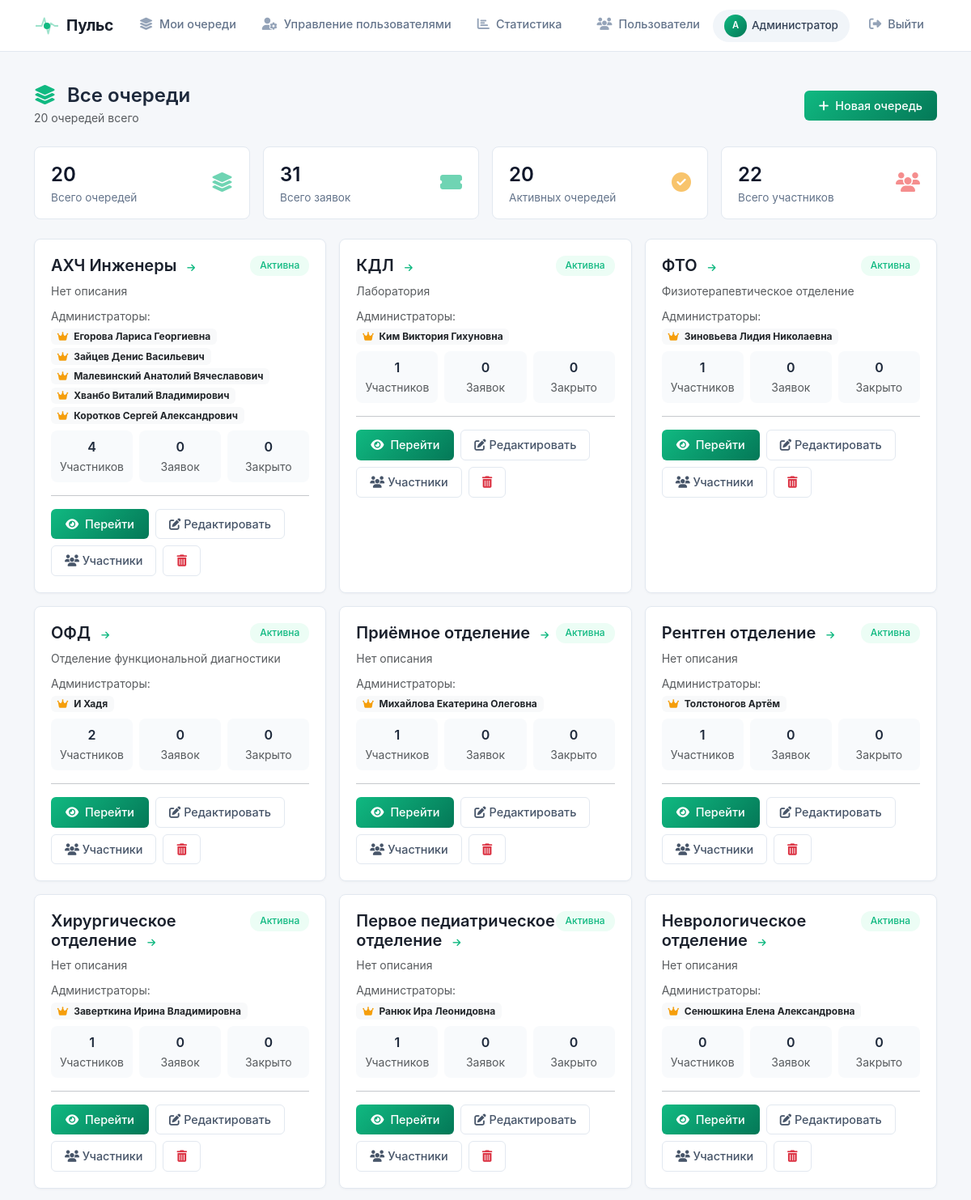
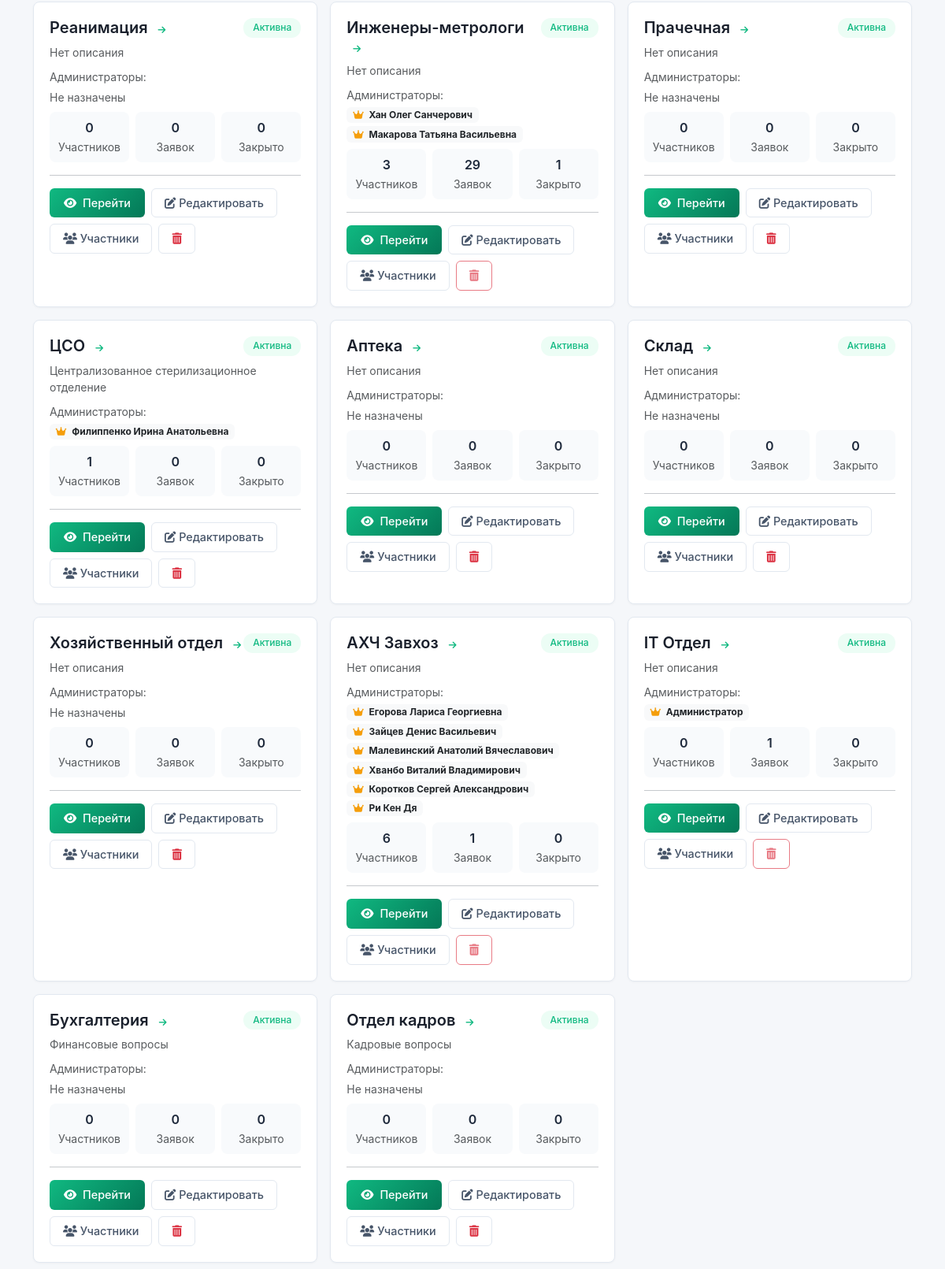
Page /my-queues (signed in) on the committed database (2 pictures, top to bottom).
### models.py (models this page shows, shortened)
class User(UserMixin, db.Model):
    id = db.Column(db.Integer, primary_key=True)
    username = db.Column(db.String(80), unique=True, nullable=False)
    password = db.Column(db.String(200), nullable=False)
    full_name = db.Column(db.String(300), nullable=True)
    email = db.Column(db.String(120), unique=True, nullable=False)
    phone = db.Column(db.String(20), nullable=True)
    department = db.Column(db.String(200), nullable=True)
    position = db.Column(db.String(200), nullable=True)
    office = db.Column(db.String(50), nullable=True)
    is_admin = db.Column(db.Boolean, default=False)
    created_at = db.Column(db.DateTime, default=datetime.now(tz))
    notify_email = db.Column(db.Boolean, default=True)
    queues = db.relationship('Queue', secondary='user_queue', back_populates='members')
    admin_queues = db.relationship('Queue', secondary='queue_admins', back_populates='admins')
    assigned_tickets = db.relationship('Ticket', secondary='ticket_assignees', back_populates='assignees')
    created_tickets = db.relationship('Ticket', foreign_keys='Ticket.created_by_id', backref='creator')
    allowed_queues = db.relationship(
        'Queue',
        secondary='queue_links',
        primaryjoin='Queue.id == queue_links.c.queue_from',
        secondaryjoin='Queue.id == queue_links.c.queue_to',
        backref='allowed_by_queues'
    )
    bookings = db.relationship('Booking', backref='user', lazy=True)

class Queue(db.Model):
    id = db.Column(db.Integer, primary_key=True)
    name = db.Column(db.String(100), nullable=False, unique=True)
    description = db.Column(db.Text, nullable=True)
    is_active = db.Column(db.Boolean, default=True)
    queue_type = db.Column(db.String(50), default='default')
    created_at = db.Column(db.DateTime, default=datetime.now(tz))
    created_by_id = db.Column(db.Integer, db.ForeignKey('user.id'))
    mail = db.Column(db.Text,default = None)
    admins = db.relationship('User', secondary='queue_admins', back_populates='admin_queues')
    members = db.relationship('User', secondary='user_queue', back_populates='queues')
    tickets = db.relationship('Ticket', backref='queue', lazy=True)
    cars = db.relationship('Car', backref='queue', lazy=True)
    created_by = db.relationship('User', foreign_keys=[created_by_id])

### core/my_queues.py (the view)
@my_q_bp.route('/my-queues')
@login_required
def my_queues():
    if not current_user.admin_queues and not current_user.is_admin:
        flash('У вас нет прав на просмотр этой страницы', 'danger')
        return redirect(url_for('index'))
    if current_user.is_admin:
        queues = Queue.query.order_by(Queue.created_at.desc()).all()
    else:
        queues = current_user.admin_queues
    users = User.query.all()
    queue_stats = []
    total_tickets = 0
    total_members = 0
    active_queues = 0
    total_queues = len(queues)
    for queue in queues:
        tickets_count = len(queue.tickets)
        members_count = len(queue.members)
        closed_count = len([t for t in queue.tickets if t.status == 'Закрыта'])
        queue_stats.append({
            'queue': queue,
            'tickets_count': tickets_count,
            'members_count': members_count,
            'closed_count': closed_count,
            'is_active': queue.is_active
        })
        total_tickets += tickets_count
        total_members += members_count
        if queue.is_active:
            active_queues += 1
    return render_template('my_queues.html',
                         queues=queues,
                         users=users,
                         queue_stats=queue_stats,
                         total_queues=total_queues,
                         total_tickets=total_tickets,
                         total_members=total_members,
                         active_queues=active_queues)

### templates/my_queues.html (shortened to what this page needs)
{% extends "base.html" %}
{% block content %}
<div class="d-flex justify-content-between align-items-center mb-4">
    <div>
        <h4 class="mb-0 fw-semibold">
            <i class="fas fa-layer-group me-2" style="color: var(--primary);"></i>
            {% if current_user.is_admin %}
                Все очереди
            {% else %}
                Мои очереди
            {% endif %}
        </h4>
        <span class="text-muted small">
            {% if current_user.is_admin %}
                {{ queues|length }} очередей всего
            {% else %}
                {{ queues|length }} очередей, где вы администратор
            {% endif %}
        </span>
    </div>
    {% if current_user.is_admin %}
        <a href="{{ url_for('queue_mgmt.admin_queue_create') }}" class="btn btn-primary-gradient">
            <i class="fas fa-plus me-1"></i> Новая очередь
        </a>
    {% endif %}
</div>
<div class="row g-3 mb-4">
    <div class="col-md-3">
        <div class="stat-card blue">
            <div class="d-flex justify-content-between align-items-center">
                <div>
                    <div class="stat-number">{{ total_queues }}</div>
                    <div class="stat-label">Всего очередей</div>
                </div>
                <div class="stat-icon"><i class="fas fa-layer-group"></i></div>
            </div>
        </div>
    </div>
    <div class="col-md-3">
        <div class="stat-card green">
            <div class="d-flex justify-content-between align-items-center">
                <div>
                    <div class="stat-number">{{ total_tickets }}</div>
                    <div class="stat-label">Всего заявок</div>
                </div>
                <div class="stat-icon"><i class="fas fa-ticket-alt"></i></div>
            </div>
        </div>
    </div>
    <div class="col-md-3">
        <div class="stat-card yellow">
            <div class="d-flex justify-content-between align-items-center">
                <div>
                    <div class="stat-number">{{ active_queues }}</div>
                    <div class="stat-label">Активных очередей</div>
                </div>
                <div class="stat-icon"><i class="fas fa-check-circle"></i></div>
            </div>
        </div>
    </div>
    <div class="col-md-3">
        <div class="stat-card red">
            <div class="d-flex justify-content-between align-items-center">
                <div>
                    <div class="stat-number">{{ total_members }}</div>
                    <div class="stat-label">Всего участников</div>
                </div>
                <div class="stat-icon"><i class="fas fa-users"></i></div>
            </div>
        </div>
    </div>
</div>
{% if queues %}
    <div class="row g-3">
        {% for stat in queue_stats %}
            {% set queue = stat.queue %}
            <div class="col-md-6 col-lg-4">
                <div class="card-modern h-100 {% if not queue.is_active %}opacity-50{% endif %} animate-fade-in">
                    <div class="card-body">
                        <div class="d-flex justify-content-between align-items-start mb-2">
                            <a href="{{ url_for('queue_detail.queue_detail', queue_id=queue.id) }}" class="text-decoration-none">
                                <h5 class="fw-semibold mb-0" style="color: #1a202c;">
                                    {{ queue.name }}
                                    <i class="fas fa-arrow-right ms-2" style="font-size: 0.7rem; color: var(--primary);"></i>
                                </h5>
                            </a>
                            <span class="badge-status {% if queue.is_active %}badge-status-new{% else %}badge-status-other{% endif %}">
                                {{ 'Активна' if queue.is_active else 'Неактивна' }}
                            </span>
                        </div>
                        <p class="text-muted small mb-2">
                            {{ queue.description or 'Нет описания' }}
                        </p>
                        <div class="mb-2">
                            <span class="text-muted small">Администраторы:</span>
                            <div class="d-flex flex-wrap gap-1 mt-1">
                                {% for admin in queue.admins %}
                                    <span class="badge bg-light text-dark border-0">
                                        <i class="fas fa-crown me-1" style="color: #f59e0b;"></i>
                                        {{ admin.full_name or admin.username }}
                                    </span>
                                {% else %}
                                    <span class="text-muted small">Не назначены</span>
                                {% endfor %}
                            </div>
                        </div>
                        <div class="row g-2 mb-3">
                            <div class="col-4">
                                <div class="p-2 bg-light-custom rounded-8 text-center">
                                    <div class="fw-semibold">{{ stat.members_count }}</div>
                                    <small class="text-muted">Участников</small>
                                </div>
                            </div>
                            <div class="col-4">
                                <div class="p-2 bg-light-custom rounded-8 text-center">
                                    <div class="fw-semibold">{{ stat.tickets_count }}</div>
                                    <small class="text-muted">Заявок</small>
                                </div>
                            </div>
                            <div class="col-4">
                                <div class="p-2 bg-light-custom rounded-8 text-center">
                                    <div class="fw-semibold">{{ stat.closed_count }}</div>
                                    <small class="text-muted">Закрыто</small>
                                </div>
                            </div>
                        </div>
                        <hr>
                        <div class="d-flex flex-wrap gap-2">
                            <a href="{{ url_for('queue_detail.queue_detail', queue_id=queue.id) }}" class="btn btn-primary-gradient btn-sm">
                                <i class="fas fa-eye me-1"></i> Перейти
                            </a>
                            {% if current_user.is_admin %}
                                <a href="{{ url_for('queue_mgmt.admin_queue_edit', queue_id=queue.id) }}" class="btn btn-outline-modern btn-sm">
                                    <i class="fas fa-edit"></i> Редактировать
                                </a>
                            {% endif %}
                            <button class="btn btn-outline-modern btn-sm" data-bs-toggle="collapse" data-bs-target="#members{{ queue.id }}">
                                <i class="fas fa-users"></i> Участники
                            </button>
                            {% if current_user.is_admin %}
                                <form method="POST" action="{{ url_for('queue_mgmt.admin_queue_delete', queue_id=queue.id) }}"
                                      onsubmit="return confirm('Удалить очередь «{{ queue.name }}»?')" class="d-inline">
                                    <button type="submit" class="btn btn-outline-modern btn-sm text-danger"
                                            {% if stat.tickets_count > 0 %}disabled title="В очереди есть заявки"{% endif %}>
                                        <i class="fas fa-trash-alt"></i>
                                    </button>
                                </form>
                            {% endif %}
                        </div>
                    </div>
                </div>
            </div>
        {% endfor %}
    </div>
{% endif %}
{% endblock %}

### templates/base.html (shortened to what this page needs)
<!DOCTYPE html>
<html lang="ru">
<head>
    <link href="https://cdn.jsdelivr.net/npm/bootstrap@5.3.0/dist/css/bootstrap.min.css" rel="stylesheet">
    <link href="https://cdnjs.cloudflare.com/ajax/libs/font-awesome/6.4.0/css/all.min.css" rel="stylesheet">
    <link rel="stylesheet" href="{{ url_for('static', filename='style.css') }}">
    <link href="https://cdn.quilljs.com/1.3.6/quill.snow.css" rel="stylesheet">
</head>
<body>
    <nav class="navbar navbar-expand-lg navbar-custom">
        <div class="container">
            <a class="navbar-brand" href="{{ url_for('index') }}">
                <span class="logo-pulse">
                    <span class="pulse-icon">
                        <span class="pulse-dot"></span>
                    </span>
                    Пульс
                </span>
            </a>
            <div class="collapse navbar-collapse" id="navbarNav">
                <ul class="navbar-nav me-auto">
                    {% if current_user.is_authenticated and current_user.admin_queues %}
                        <li class="nav-item">
                            <a class="nav-link {{ 'active' if request.endpoint == 'my_queues' }}" href="{{ url_for('my_queues.my_queues') }}">
                                <i class="fas fa-layer-group"></i> Мои очереди
                            </a>
                        </li>
                    {% endif %}
                    {% if current_user.is_authenticated and current_user.is_admin %}
                        <li class="nav-item dropdown">
                            <a class="nav-link {{ 'active' if request.endpoint == 'admin_users' }}" href="{{ url_for('user_mgmt.admin_users') }}">
                                <i class="fas fa-user-cog"></i> Управление пользователями
                            </a>
                        </li>
                        <li class="nav-item">
                            <a class="nav-link {{ 'active' if request.endpoint == 'statistics' }}" href="{{ url_for('statistics.statistics') }}">
                                <i class="fas fa-chart-bar"></i> Статистика
                            </a>
                        </li>
                    {% endif %}
                </ul>
                <ul class="navbar-nav align-items-center">
                    {% if current_user.is_authenticated %}
                        <li class="nav-item">
                            <a class="nav-link {{ 'active' if request.endpoint == 'users_list' }}" href="{{ url_for('users_list') }}">
                                <i class="fas fa-users"></i> Пользователи
                            </a>
                        </li>
                        <li class="nav-item me-2">
                            <a href="{{ url_for('profile') }}" class="user-badge-link" title="Перейти в профиль">
                                <span class="user-badge">
                                    <span class="user-avatar-mini">{{ (current_user.full_name or current_user.username)[0]|upper }}</span>
                                    {{ current_user.full_name or current_user.username }}
                                </span>
                            </a>
                        </li>
                        <li class="nav-item">
                            <a class="nav-link btn-logout" href="{{ url_for('login.logout') }}">
                                <i class="fas fa-sign-out-alt"></i> Выйти
                            </a>
                        </li>
                    {% else %}
                        <li class="nav-item">
                            <a class="nav-link btn-login" href="{{ url_for('login') }}">
                                <i class="fas fa-sign-in-alt"></i> Войти
                            </a>
                        </li>
                    {% endif %}
                </ul>
            </div>
        </div>
    </nav>
    <div class="container mt-4 pt-3">
        {% block content %}{% endblock %}
    </div>
</body>
</html>

### rows in the picture
User: full_name "А", full_name "Администратор", is_admin True (drawn)
Queue: name "АХЧ Инженеры", is_active "Активна", description "Нет описания"
User: full_name "Егорова Лариса Георгиевна"
User: full_name "Зайцев Денис Васильевич"
User: full_name "Малевинский Анатолий Вячеславович"
User: full_name "Хванбо Виталий Владимирович"
User: full_name "Коротков Сергей Александрович"
Queue: name "КДЛ", is_active "Активна", description "Лаборатория"
User: full_name "Ким Виктория Гихуновна"
Queue: name "ФТО", is_active "Активна", description "Физиотерапевтическое отделение"
User: full_name "Зиновьева Лидия Николаевна"
Queue: name "ОФД", is_active "Активна", description "Отделение функциональной диагностики"
User: full_name "И Хадя"
Queue: name "Приёмное отделение", is_active "Активна", description "Нет описания"
User: full_name "Михайлова Екатерина Олеговна"
Queue: name "Рентген отделение", is_active "Активна", description "Нет описания"
User: full_name "Толстоногов Артём"
Queue: name "Хирургическое отделение", is_active "Активна", description "Нет описания"
User: full_name "Заверткина Ирина Владимировна"
Queue: name "Первое педиатрическое отделение", is_active "Активна", description "Нет описания"
User: full_name "Ранюк Ира Леонидовна"
Queue: name "Неврологическое отделение", is_active "Активна", description "Нет описания"
User: full_name "Сенюшкина Елена Александровна"
Queue: name "Реанимация", is_active "Активна", description "Нет описания"
Queue: name "Инженеры-метрологи", is_active "Активна", description "Нет описания"
User: full_name "Хан Олег Санчерович"
User: full_name "Макарова Татьяна Васильевна"
Queue: name "Прачечная", is_active "Активна", description "Нет описания"
Queue: name "ЦСО", is_active "Активна", description "Централизованное стерилизационное отделение"
User: full_name "Филиппенко Ирина Анатольевна"
Queue: name "Аптека", is_active "Активна", description "Нет описания"
Queue: name "Склад", is_active "Активна", description "Нет описания"
Queue: name "Хозяйственный отдел", is_active "Активна", description "Нет описания"
Queue: name "АХЧ Завхоз", is_active "Активна", description "Нет описания"
User: full_name "Ри Кен Дя"
Queue: name "IT Отдел", is_active "Активна", description "Нет описания"
Queue: name "Бухгалтерия", is_active "Активна", description "Финансовые вопросы"
Queue: name "Отдел кадров", is_active "Активна", description "Кадровые вопросы"

### other values in the picture
{{ queues|length }} "20"
{{ total_queues }} "20"
{{ total_tickets }} "31"
{{ active_queues }} "20"
{{ total_members }} "22"
{{ stat.members_count }} "4" "1" "1" "2" "1" "1" "1" "1" "0" "0" "3" "0" "1" "0" "0" "0" "6" "0" "0" "0"
{{ stat.tickets_count }} "0" "0" "0" "0" "0" "0" "0" "0" "0" "0" "29" "0" "0" "0" "0" "0" "1" "1" "0" "0"
{{ stat.closed_count }} "0" "0" "0" "0" "0" "0" "0" "0" "0" "0" "1" "0" "0" "0" "0" "0" "0" "0" "0" "0"
